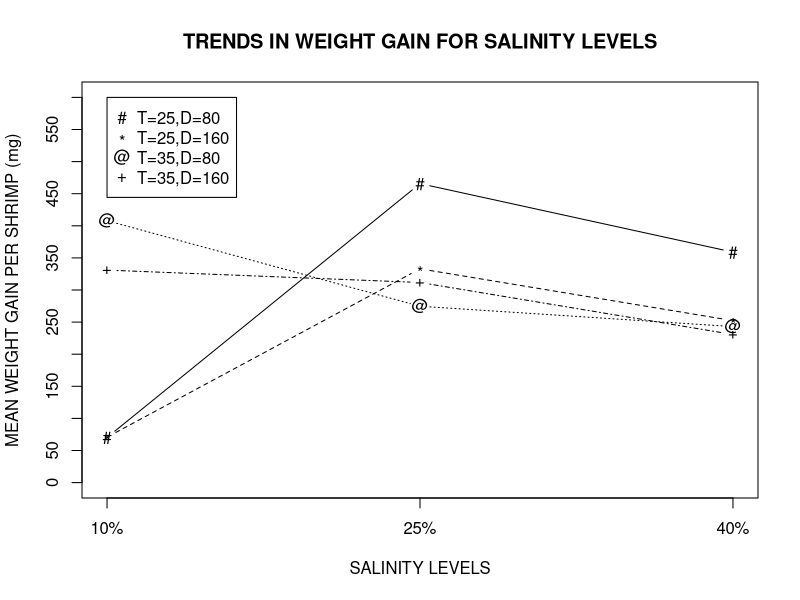

The R source for this figure:
x <- c(10,25,40)
y1 <- c(70.3,465.7,359.0)
y2 <- c(70.7,333.0,252.3)
y3 <- c(408.0,274.7,243.0)
y4 <- c(331.0,311.7,230.7)
y <-cbind(y1,y2,y3,y4)

postscript("u:/meth2/psfiles/shrimpprofiles.ps",horizontal=FALSE)
par(lab=c(3,15,4))
matplot(x,y,type="b",xlab="SALINITY LEVELS",ylab="MEAN WEIGHT GAIN PER SHRIMP (mg)",
        main="TRENDS IN WEIGHT GAIN FOR SALINITY LEVELS",cex=.99,col="black",
        ylim=c(0,600),lab=c(3,15,4),pch=c("#*@+"),xaxt="n")
axis(side=1,at=c(10,25,40),labels=c("10%","25%","40%"))
legend(10,600,pch=c("#*@+"),legend=c("T=25,D=80","T=25,D=160","T=35,D=80","T=35,D=160"))

graphics.off()
